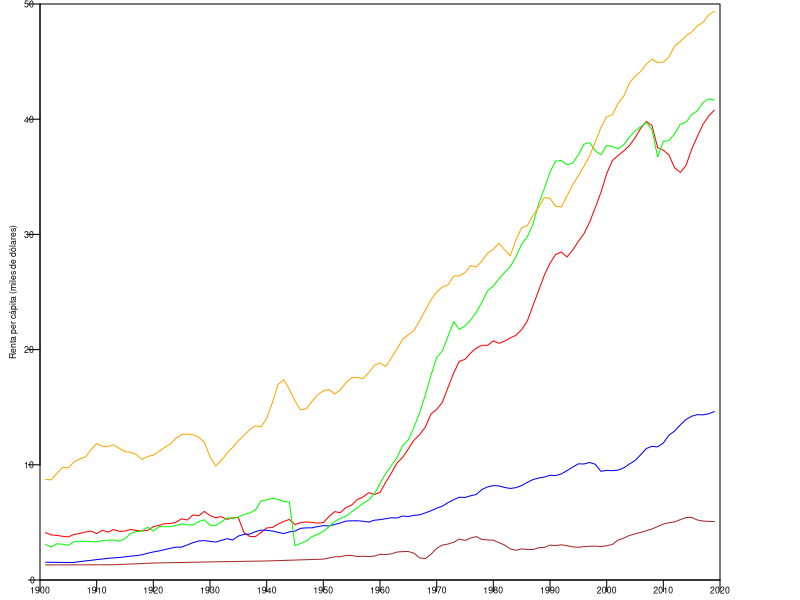

Here is the R script that generated this plot:
datosGapminder <- read.csv2("datosGapminder.csv")
datosGapminder$RentaPC = datosGapminder$RentaPC/1000

Spain= subset(datosGapminder, Pais=="Spain")
Colombia = subset(datosGapminder, Pais=="Colombia")
Japan = subset(datosGapminder, Pais=="Japan")
Nigeria = subset(datosGapminder, Pais=="Nigeria")
Australia = subset(datosGapminder, Pais=="Australia")
t = 0.6

png("evoRentaPC.png", width=1250, height=500, res = 300)
par(mar = c(1, 2, 0.2, 4), xpd = TRUE)
plot(Spain$anio, Spain$RentaPC, type="l", cex=t, 
     ylab = "", xlab = "", ylim = c(0, 50), xlim=c(1900,2020),
     xaxt='n', yaxt='n',  xaxs="i", yaxs="i",main = "", col = "red")
axis(1, at=seq(1900, 2020, 10), tck=-0.02, las=1, cex.axis=t-0.08, padj = -3.2)
axis(2, at=0, tck=-0.02, las=1, cex.axis=t-0.07, hadj = -2, xpd = NA)
axis(2, seq(10, 50, by=10), tck=-0.02, las=1, cex.axis=t-0.07, hadj = -0.4, xpd = NA)
mtext(side = 2, text = "Renta per cápita (miles de dólares)", line = 1, cex=t-0.08)

lines(Colombia$anio, Colombia$RentaPC, type="l", col = "blue")
lines(Japan$anio, Japan$RentaPC, type="l", col = "green")
lines(Nigeria$anio, Nigeria$RentaPC, type="l", col = "brown")
lines(Australia$anio, Australia$RentaPC, type="l", col = "orange")

legend("topright", inset=c(-0.25 ,0), title="País", 
       cex=t-0.1, legend=c("España", "Colombia", "Japón", "Nigeria", "Australia"),
       lty= rep(1,5), col=c("red", "blue", "green", "brown", "orange"), lwd=1.3)
# legend(1, 95, legend=c("Line 1", "Line 2"),
#        col=c("red", "blue"), lty=1:2, cex=0.8,
#        title="Line types", text.font=4, bg='lightblue')

dev.off()
